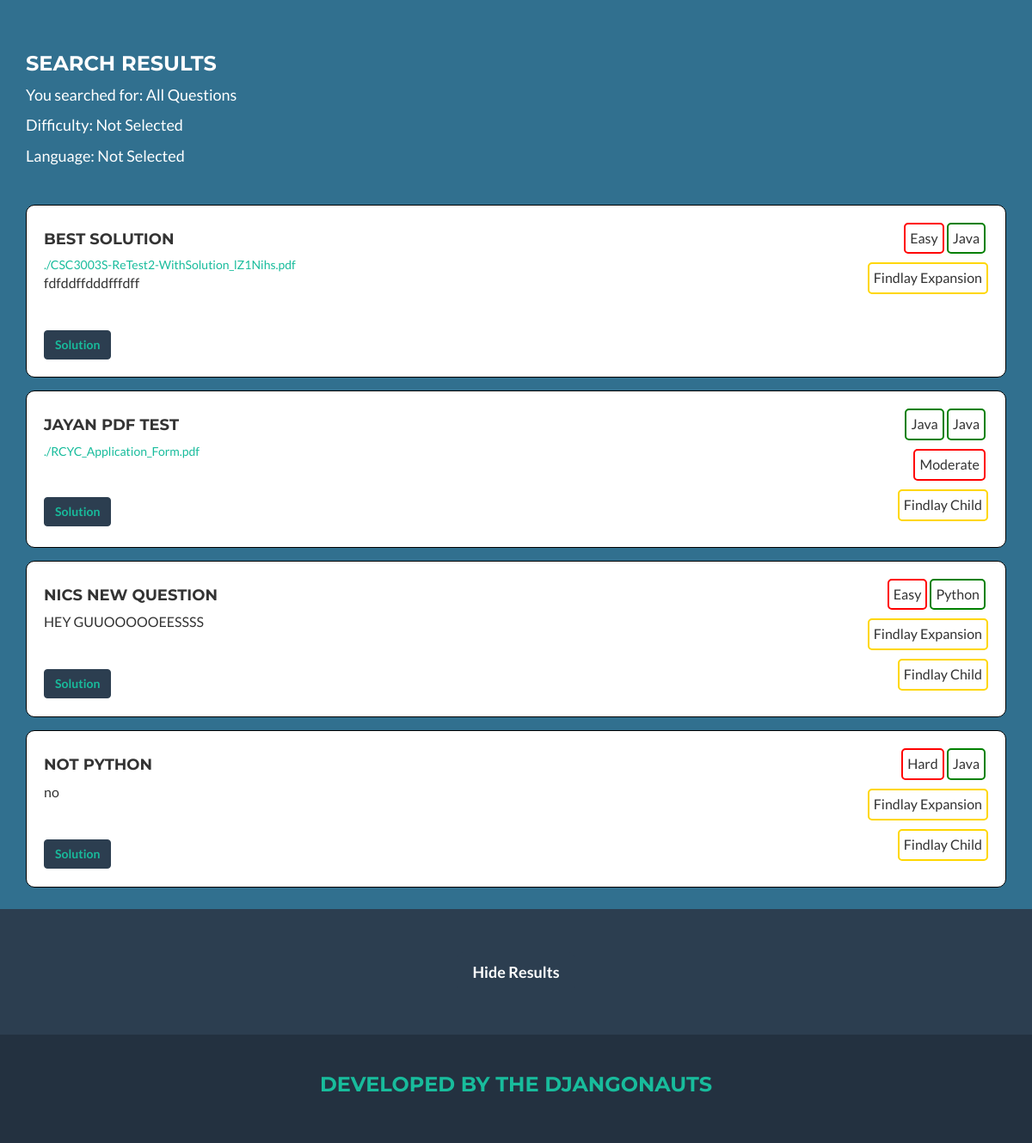
Before: /search (lower part) with the older database file.
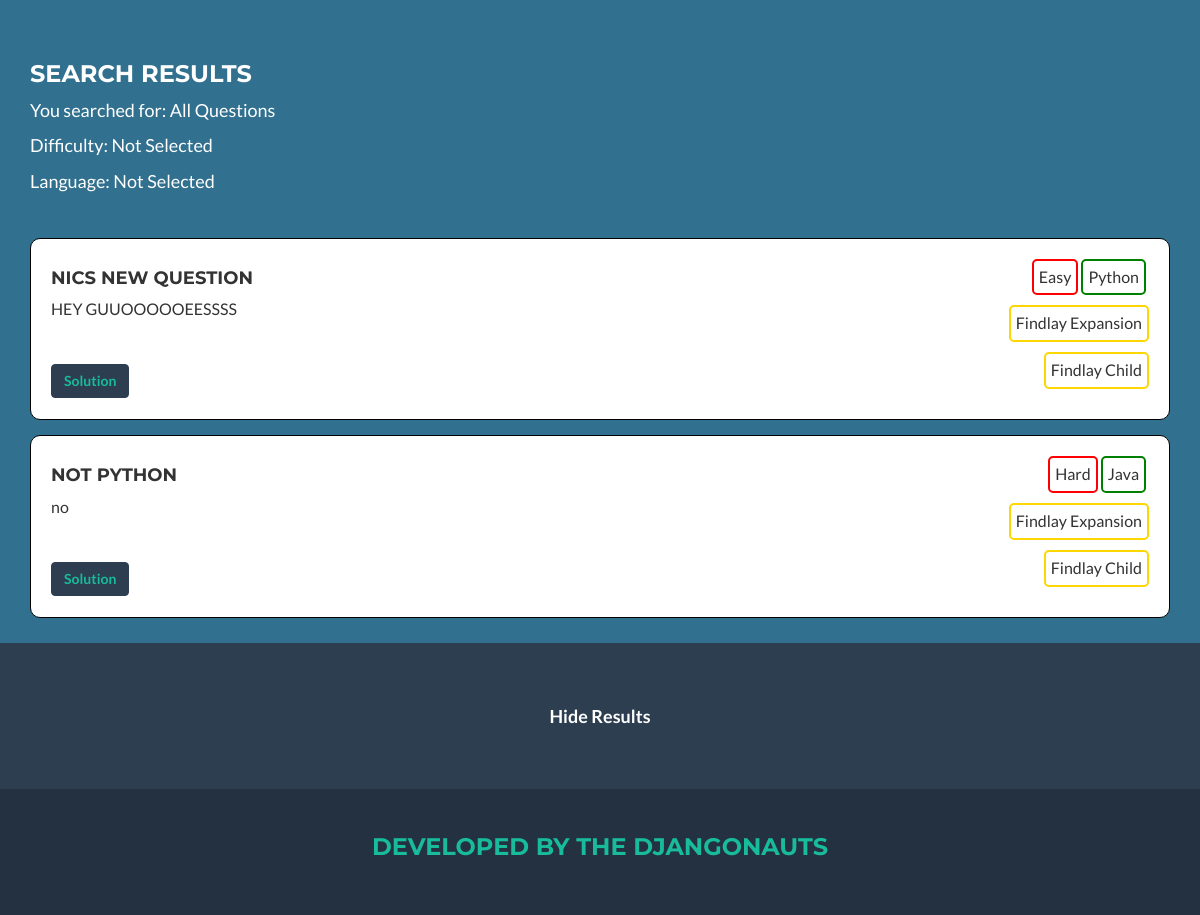
After: the same page with the newer database file.
### ProblemFinder/models.py (models this page shows, shortened)
class Solution(models.Model):
    LANGUAGE_CHOICES = (
        ('1', '----'),
        ('2', 'Java'),
        ('3', 'Python'),
        ('4', 'C++')
    )
    LANGUAGE = ("----", "Java", "Python", "C++")
    description = models.TextField()
    solution_text = models.TextField(blank=True)
    solution_URL = models.URLField(blank=True)
    solution_PDF = models.FileField(blank=True  )
    language = models.CharField(max_length=20, choices=LANGUAGE_CHOICES)
    tags = models.ManyToManyField(Tag)

class Question(models.Model):
    DIFFICULTY_CHOICES = (
        ('1', '----'),
        ('2', 'Easy'),
        ('3', 'Moderate'),
        ('4', 'Hard')
    )
    DIFFICULTY = ("----", "Easy", "Moderate", "Hard")
    title = models.CharField(max_length=250)
    question_text = models.TextField(blank=True)
    question_URL = models.URLField(blank=True)
    question_PDF = models.FileField(blank=True)
    created_date = models.DateTimeField(default=timezone.now)
    difficulty = models.CharField(max_length=1, choices=DIFFICULTY_CHOICES)
    tags = models.ManyToManyField(Tag)
    solutions = models.ManyToManyField(Solution)
    visible = models.BooleanField(default=True)

class Tag(models.Model):
    name = models.TextField()
    parent = models.ForeignKey('self', null=True, blank=True)
    children = []
    def __str__(self):
        output = ''
        return (self.name).strip(':')

### ProblemFinder/views.py (the view, shortened to what this page needs)
# urls.py: url(r'^search$', views.search, name='search'),
def search(request):
    global user_flag
    try:
        questions_list = Question.objects.order_by('title')
    except Question.DoesNotExist:
        raise Http404("Question does not exist")
    languages = Solution.LANGUAGE
    difficulty = Question.DIFFICULTY
    query = ''
    if ('q' in request.GET) and request.GET['q'].strip():
        query = request.GET['q']
    lan = request.GET.get('language', '----')
    difft = request.GET.get('difficulty', '----')
    if difft == "Difficulty" or difft == "----":
        difft = "Not Selected"
    if lan == "Language" or lan == "----":
        lan = "Not Selected"
    new_question_list = []
    searchResult = search_alg(query, questions_list, lan, difft, user_flag)
    if searchResult == questions_list:
        new_question_list = searchResult
    else:
        if isinstance(searchResult, list):
            for result in searchResult:
                new_question_list.append(result)
    all_tags = []
    for question in questions_list:
        for tag in question.tags.all():
            if tag not in all_tags:
                all_tags.append(tag)
    context = {
        'question_list': new_question_list,
        'query': query,
        'languages': languages,
        'difficulty': difficulty,
        'languagesel': lan,
        'difft': difft,
        'tag_list': all_tags,
        'user_flag': user_flag,
    }
    return render(request, "problemfinder/search.html", context)

### ProblemFinder/templates/problemfinder/search.html (shortened to what the changed rows need)
{% load static %}
<!DOCTYPE html>
<html lang="en">
<head>
    <link rel="stylesheet" type="text/css" href="{% static 'problemfinder/css/custom.css' %}"/>
    <link rel="stylesheet" type="text/css" href="{% static 'problemfinder/css/bootstrap.min.css' %}"/>
    <link rel="stylesheet" type="text/css" href="{% static 'problemfinder/css/freelancer.min.css' %}"/>
    <link rel="stylesheet" type="text/css" href="{% static 'problemfinder/font-awesome/font-awesome.min.css' %}"/>
</head>
<body id="page-top" class="index" onLoad="moveWin();">
<section>
    <div class="container">
        {%  block content %}
                {% for question in question_list %}
                    <div class="answerRow">
                                <div class="answerRowRight">
                                    {% for soln in question.solutions.all %}
                                        {% if soln.language == "2" %}
                                            <p class="langDisplay" >Java</p>
                                        {% endif %}
                                        {% if soln.language == "3" %}
                                            <p class="langDisplay" >Python</p>
                                        {% endif %}
                                    {% endfor %}
                                    {% if question.difficulty == "2" %}
                                            <p class="diffDisplay" >Easy</p>
                                    {% endif %}
                                    {% if question.difficulty == "3" %}
                                            <p class="diffDisplay" >Moderate</p>
                                    {% endif %}
                                    {% if question.difficulty == "4" %}
                                            <p class="diffDisplay" >Hard</p>
                                    {% endif %}
                                    {% for tag in question.tags.all %}
                                        <p class="tagDisplay" >{{ tag }}</p>
                                    {% endfor %}
                                </div>
                            <div class="answerRowLeft">
                                <h4>{{ question.title }}</h4>
                                {% if question.question_PDF %}
                                    <a target="_blank" href="{{ question.question_PDF.url }}">{{ question.question_PDF }} </a>
                                    <p>{{ question.question_text }}</p>
                                {% endif %}
                                {% if not question.question_PDF and not question.question_URL %}
                                    <p>{{ question.question_text }}</p>
                                {% endif %}
                                <p><br></p>
                                <button type="button" class="btn btn-primary" href="search.html">
                                    <a href="/search/{{ question.id }}/">Solution</a>
                                </button>
                            </div>
                    </div>
                {%  endfor %}
        {% endblock %}
    </div>
</section>
</body>
</html>

Changed rows visible on the page:
no longer on this page (row edited): Question: difficulty "Easy", title "BEST SOLUTION", question_PDF "./CSC3003S-ReTest2-WithSolution_lZ1Nihs.pdf", question_text "fdfddffdddfffdff", Tag (name "Findlay Expansion")
no longer on this page (row unchanged): Solution: language "Java", shown under "BEST SOLUTION"
no longer on this page (row edited): Question: difficulty "Moderate", title "JAYAN PDF TEST", question_PDF "./RCYC_Application_Form.pdf", Tag (name "Findlay Child")
no longer on this page (row unchanged): Solution: language "Java", shown under "JAYAN PDF TEST"
no longer on this page (row unchanged): Solution: language "Java", shown under "JAYAN PDF TEST"
